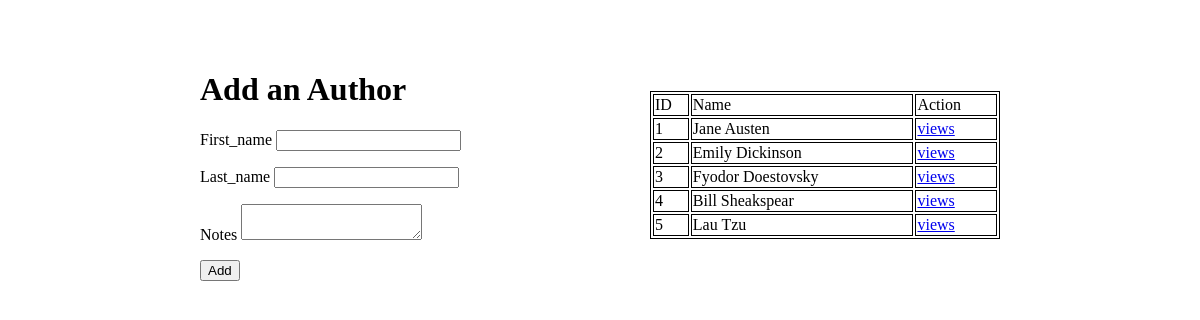
The app's page /authors with its own data.
### books_authors_app/models.py (models this page shows)
class Author(models.Model):
        first_name = models.CharField(max_length=255,null=True)
        last_name = models.CharField(max_length=255)
        books = models.ManyToManyField(Book, related_name="authors")
        notes = models.TextField(null=True)
        created_at = models.DateTimeField(auto_now_add=True)
        updated_at = models.DateTimeField(auto_now=True)

### books_authors_app/views.py (the view)
# urls.py: path('authors',views.show1),
def show1(request):
    context1={
        'allauthors' : Author.objects.all()
    }
    return render (request,'add_author.html',context1)

### books_authors_app/templates/add_author.html (shortened to what this page needs)
<!DOCTYPE html>
<html lang="en">
<head>
</head>
<body>
    <div class="leftside">
    <h1>Add an Author</h1>
    <form action="/add_author" method="post">
        <p>First_name <input type="text" name="first_name"></p>
        <p>Last_name <input type="text" name="last_name"></p>
        <p>Notes <textarea name="notes"></textarea></p>
        <button>Add</button>
    </form>
    </div>
    <div class="rightside">
        <table>
            <tr>
                <td>ID</td>
                <td>Name</td>
                <td>Action</td>
            </tr>
            {%for author in allauthors%}
            <tr>
                <td>{{author.id}}</td>
                <td>{{author.first_name}}  {{author.last_name}}</td>
                <td><a href="http://127.0.0.1:8000/authors/{{author.id}}">views</a></td>
            </tr>
            {%endfor%}
    </div>
</body>
</html>

### books_authors_app/templates/add_author.html (style rules this page uses)
table,tr,td { border: 1px solid black; }
table { width: 350px; }
body { display: flex; width: 800px; justify-content: space-between; margin: 0 auto; margin-top: 50px; align-items: center; }

### records on screen
Author: id "1", first_name "Jane", last_name "Austen"
Author: id "2", first_name "Emily", last_name "Dickinson"
Author: id "3", first_name "Fyodor", last_name "Doestovsky"
Author: id "4", first_name "Bill", last_name "Sheakspear"
Author: id "5", first_name "Lau", last_name "Tzu"
